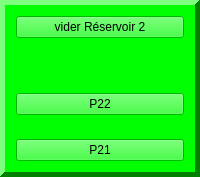
              <widget class="QFrame" name="F2">
               <property name="palette">
                <palette>
                 <active>
                  <colorrole role="WindowText">
                   <brush brushstyle="SolidPattern">
                    <color alpha="255">
                     <red>0</red>
                     <green>0</green>
                     <blue>0</blue>
                    </color>
                   </brush>
                  </colorrole>
                  <colorrole role="Button">
                   <brush brushstyle="SolidPattern">
                    <color alpha="255">
                     <red>0</red>
                     <green>255</green>
                     <blue>0</blue>
                    </color>
                   </brush>
                  </colorrole>
                  <colorrole role="Light">
                   <brush brushstyle="SolidPattern">
                    <color alpha="255">
                     <red>127</red>
                     <green>255</green>
                     <blue>127</blue>
                    </color>
                   </brush>
                  </colorrole>
                  <colorrole role="Midlight">
                   <brush brushstyle="SolidPattern">
                    <color alpha="255">
                     <red>63</red>
                     <green>255</green>
                     <blue>63</blue>
                    </color>
                   </brush>
                  </colorrole>
                  <colorrole role="Dark">
                   <brush brushstyle="SolidPattern">
                    <color alpha="255">
                     <red>0</red>
                     <green>127</green>
                     <blue>0</blue>
                    </color>
                   </brush>
                  </colorrole>
                  <colorrole role="Mid">
                   <brush brushstyle="SolidPattern">
                    <color alpha="255">
                     <red>0</red>
                     <green>170</green>
                     <blue>0</blue>
                    </color>
                   </brush>
                  </colorrole>
                  <colorrole role="Text">
                   <brush brushstyle="SolidPattern">
                    <color alpha="255">
                     <red>0</red>
                     <green>0</green>
                     <blue>0</blue>
                    </color>
                   </brush>
                  </colorrole>
                  <colorrole role="BrightText">
                   <brush brushstyle="SolidPattern">
                    <color alpha="255">
                     <red>255</red>
                     <green>255</green>
                     <blue>255</blue>
                    </color>
                   </brush>
                  </colorrole>
                  <colorrole role="ButtonText">
                   <brush brushstyle="SolidPattern">
                    <color alpha="255">
                     <red>0</red>
                     <green>0</green>
                     <blue>0</blue>
                    </color>
                   </brush>
                  </colorrole>
                  <colorrole role="Base">
                   <brush brushstyle="SolidPattern">
                    <color alpha="255">
                     <red>255</red>
                     <green>255</green>
                     <blue>255</blue>
                    </color>
                   </brush>
                  </colorrole>
                  <colorrole role="Window">
                   <brush brushstyle="SolidPattern">
                    <color alpha="255">
                     <red>0</red>
                     <green>255</green>
                     <blue>0</blue>
                    </color>
                   </brush>
                  </colorrole>
                  <colorrole role="Shadow">
                   <brush brushstyle="SolidPattern">
                    <color alpha="255">
                     <red>0</red>
                     <green>0</green>
                     <blue>0</blue>
                    </color>
                   </brush>
                  </colorrole>
                  <colorrole role="AlternateBase">
                   <brush brushstyle="SolidPattern">
                    <color alpha="255">
                     <red>127</red>
                     <green>255</green>
                     <blue>127</blue>
                    </color>
                   </brush>
                  </colorrole>
                  <colorrole role="ToolTipBase">
                   <brush brushstyle="SolidPattern">
                    <color alpha="255">
                     <red>255</red>
                     <green>255</green>
                     <blue>220</blue>
                    </color>
                   </brush>
                  </colorrole>
                  <colorrole role="ToolTipText">
                   <brush brushstyle="SolidPattern">
                    <color alpha="255">
                     <red>0</red>
                     <green>0</green>
                     <blue>0</blue>
                    </color>
                   </brush>
                  </colorrole>
                  <colorrole role="PlaceholderText">
                   <brush brushstyle="NoBrush">
                    <color alpha="128">
                     <red>0</red>
                     <green>0</green>
                     <blue>0</blue>
                    </color>
                   </brush>
                  </colorrole>
                 </active>
                 <inactive>
                  <colorrole role="WindowText">
                   <brush brushstyle="SolidPattern">
                    <color alpha="255">
                     <red>0</red>
                     <green>0</green>
                     <blue>0</blue>
                    </color>
                   </brush>
                  </colorrole>
                  <colorrole role="Button">
                   <brush brushstyle="SolidPattern">
                    <color alpha="255">
                     <red>0</red>
                     <green>255</green>
                     <blue>0</blue>
                    </color>
                   </brush>
                  </colorrole>
                  <colorrole role="Light">
                   <brush brushstyle="SolidPattern">
                    <color alpha="255">
                     <red>127</red>
                     <green>255</green>
                     <blue>127</blue>
                    </color>
                   </brush>
                  </colorrole>
                  <colorrole role="Midlight">
                   <brush brushstyle="SolidPattern">
                    <color alpha="255">
                     <red>63</red>
                     <green>255</green>
                     <blue>63</blue>
                    </color>
                   </brush>
                  </colorrole>
                  <colorrole role="Dark">
                   <brush brushstyle="SolidPattern">
                    <color alpha="255">
                     <red>0</red>
                     <green>127</green>
                     <blue>0</blue>
                    </color>
                   </brush>
                  </colorrole>
                  <colorrole role="Mid">
                   <brush brushstyle="SolidPattern">
                    <color alpha="255">
                     <red>0</red>
                     <green>170</green>
                     <blue>0</blue>
                    </color>
                   </brush>
                  </colorrole>
                  <colorrole role="Text">
                   <brush brushstyle="SolidPattern">
                    <color alpha="255">
                     <red>0</red>
                     <green>0</green>
                     <blue>0</blue>
                    </color>
                   </brush>
                  </colorrole>
                  <colorrole role="BrightText">
                   <brush brushstyle="SolidPattern">
                    <color alpha="255">
                     <red>255</red>
                     <green>255</green>
                     <blue>255</blue>
                    </color>
                   </brush>
                  </colorrole>
                  <colorrole role="ButtonText">
                   <brush brushstyle="SolidPattern">
                    <color alpha="255">
                     <red>0</red>
                     <green>0</green>
                     <blue>0</blue>
                    </color>
                   </brush>
                  </colorrole>
                  <colorrole role="Base">
                   <brush brushstyle="SolidPattern">
                    <color alpha="255">
                     <red>255</red>
                     <green>255</green>
                     <blue>255</blue>
                    </color>
                   </brush>
                  </colorrole>
                  <colorrole role="Window">
                   <brush brushstyle="SolidPattern">
                    <color alpha="255">
                     <red>0</red>
                     <green>255</green>
                     <blue>0</blue>
                    </color>
                   </brush>
                  </colorrole>
                  <colorrole role="Shadow">
                   <brush brushstyle="SolidPattern">
                    <color alpha="255">
                     <red>0</red>
                     <green>0</green>
                     <blue>0</blue>
                    </color>
                   </brush>
                  </colorrole>
                  <colorrole role="AlternateBase">
                   <brush brushstyle="SolidPattern">
                    <color alpha="255">
                     <red>127</red>
                     <green>255</green>
                     <blue>127</blue>
                    </color>
                   </brush>
                  </colorrole>
                  <colorrole role="ToolTipBase">
                   <brush brushstyle="SolidPattern">
                    <color alpha="255">
                     <red>255</red>
                     <green>255</green>
                     <blue>220</blue>
                    </color>
                   </brush>
                  </colorrole>
                  <colorrole role="ToolTipText">
                   <brush brushstyle="SolidPattern">
                    <color alpha="255">
                     <red>0</red>
                     <green>0</green>
                     <blue>0</blue>
                    </color>
                   </brush>
                  </colorrole>
                  <colorrole role="PlaceholderText">
                   <brush brushstyle="NoBrush">
                    <color alpha="128">
                     <red>0</red>
                     <green>0</green>
                     <blue>0</blue>
                    </color>
                   </brush>
                  </colorrole>
                 </inactive>
                 <disabled>
                  <colorrole role="WindowText">
                   <brush brushstyle="SolidPattern">
                    <color alpha="255">
                     <red>0</red>
                     <green>127</green>
                     <blue>0</blue>
                    </color>
                   </brush>
                  </colorrole>
                  <colorrole role="Button">
                   <brush brushstyle="SolidPattern">
                    <color alpha="255">
                     <red>0</red>
                     <green>255</green>
                     <blue>0</blue>
                    </color>
                   </brush>
                  </colorrole>
                  <colorrole role="Light">
                   <brush brushstyle="SolidPattern">
                    <color alpha="255">
                     <red>127</red>
                     <green>255</green>
                     <blue>127</blue>
                    </color>
                   </brush>
                  </colorrole>
                  <colorrole role="Midlight">
                   <brush brushstyle="SolidPattern">
                    <color alpha="255">
                     <red>63</red>
                     <green>255</green>
                     <blue>63</blue>
                    </color>
                   </brush>
                  </colorrole>
                  <colorrole role="Dark">
                   <brush brushstyle="SolidPattern">
                    <color alpha="255">
                     <red>0</red>
                     <green>127</green>
                     <blue>0</blue>
                    </color>
                   </brush>
                  </colorrole>
                  <colorrole role="Mid">
                   <brush brushstyle="SolidPattern">
                    <color alpha="255">
                     <red>0</red>
                     <green>170</green>
                     <blue>0</blue>
                    </color>
                   </brush>
                  </colorrole>
                  <colorrole role="Text">
                   <brush brushstyle="SolidPattern">
                    <color alpha="255">
                     <red>0</red>
                     <green>127</green>
                     <blue>0</blue>
                    </color>
                   </brush>
                  </colorrole>
                  <colorrole role="BrightText">
                   <brush brushstyle="SolidPattern">
                    <color alpha="255">
                     <red>255</red>
                     <green>255</green>
                     <blue>255</blue>
                    </color>
                   </brush>
                  </colorrole>
                  <colorrole role="ButtonText">
                   <brush brushstyle="SolidPattern">
                    <color alpha="255">
                     <red>0</red>
                     <green>127</green>
                     <blue>0</blue>
                    </color>
                   </brush>
                  </colorrole>
                  <colorrole role="Base">
                   <brush brushstyle="SolidPattern">
                    <color alpha="255">
                     <red>0</red>
                     <green>255</green>
                     <blue>0</blue>
                    </color>
                   </brush>
                  </colorrole>
                  <colorrole role="Window">
                   <brush brushstyle="SolidPattern">
                    <color alpha="255">
                     <red>0</red>
                     <green>255</green>
                     <blue>0</blue>
                    </color>
                   </brush>
                  </colorrole>
                  <colorrole role="Shadow">
                   <brush brushstyle="SolidPattern">
                    <color alpha="255">
                     <red>0</red>
                     <green>0</green>
                     <blue>0</blue>
                    </color>
                   </brush>
                  </colorrole>
                  <colorrole role="AlternateBase">
                   <brush brushstyle="SolidPattern">
                    <color alpha="255">
                     <red>0</red>
                     <green>255</green>
                     <blue>0</blue>
                    </color>
                   </brush>
                  </colorrole>
                  <colorrole role="ToolTipBase">
                   <brush brushstyle="SolidPattern">
                    <color alpha="255">
                     <red>255</red>
                     <green>255</green>
                     <blue>220</blue>
                    </color>
                   </brush>
                  </colorrole>
                  <colorrole role="ToolTipText">
                   <brush brushstyle="SolidPattern">
                    <color alpha="255">
                     <red>0</red>
                     <green>0</green>
                     <blue>0</blue>
                    </color>
                   </brush>
                  </colorrole>
                  <colorrole role="PlaceholderText">
                   <brush brushstyle="NoBrush">
                    <color alpha="128">
                     <red>0</red>
                     <green>0</green>
                     <blue>0</blue>
                    </color>
                   </brush>
                  </colorrole>
                 </disabled>
                </palette>
               </property>
               <property name="frameShape">
                <enum>QFrame::Panel</enum>
               </property>
               <property name="frameShadow">
                <enum>QFrame::Raised</enum>
               </property>
               <property name="lineWidth">
                <number>5</number>
               </property>
               <layout class="QGridLayout" name="gridLayout_2">
                <item row="0" column="0">
                 <layout class="QVBoxLayout" name="verticalLayout_5">
                  <property name="spacing">
                   <number>55</number>
                  </property>
                  <item>
                   <widget class="QPushButton" name="R2">
                    <property name="text">
                     <string>vider Réservoir 2</string>
                    </property>
                   </widget>
                  </item>
                  <item>
                   <layout class="QVBoxLayout" name="verticalLayout_12">
                    <property name="spacing">
                     <number>24</number>
                    </property>
                    <item>
                     <widget class="QPushButton" name="P22">
                      <property name="text">
                       <string>P22</string>
                      </property>
                     </widget>
                    </item>
                    <item>
                     <widget class="QPushButton" name="P21">
                      <property name="text">
                       <string>P21</string>
                      </property>
                     </widget>
                    </item>
                   </layout>
                  </item>
                 </layout>
                </item>
               </layout>
              </widget>
